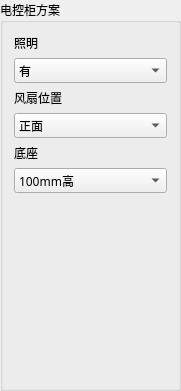
       <widget class="QGroupBox" name="groupBox_51">
        <property name="geometry">
         <rect>
          <x>670</x>
          <y>20</y>
          <width>181</width>
          <height>391</height>
         </rect>
        </property>
        <property name="font">
         <font>
          <family>微软雅黑</family>
         </font>
        </property>
        <property name="title">
         <string>电控柜方案</string>
        </property>
        <layout class="QVBoxLayout" name="verticalLayout_5">
         <item>
          <widget class="QLabel" name="label_83">
           <property name="sizePolicy">
            <sizepolicy hsizetype="Preferred" vsizetype="Preferred">
             <horstretch>0</horstretch>
             <verstretch>0</verstretch>
            </sizepolicy>
           </property>
           <property name="font">
            <font>
             <family>微软雅黑</family>
            </font>
           </property>
           <property name="text">
            <string>照明</string>
           </property>
          </widget>
         </item>
         <item>
          <widget class="QComboBox" name="comboBox_83">
           <property name="sizePolicy">
            <sizepolicy hsizetype="Preferred" vsizetype="Preferred">
             <horstretch>0</horstretch>
             <verstretch>0</verstretch>
            </sizepolicy>
           </property>
           <property name="font">
            <font>
             <family>微软雅黑</family>
            </font>
           </property>
           <item>
            <property name="text">
             <string>有</string>
            </property>
           </item>
           <item>
            <property name="text">
             <string>无</string>
            </property>
           </item>
           <item>
            <property name="text">
             <string>工厂定义</string>
            </property>
           </item>
          </widget>
         </item>
         <item>
          <widget class="QLabel" name="label_84">
           <property name="sizePolicy">
            <sizepolicy hsizetype="Preferred" vsizetype="Preferred">
             <horstretch>0</horstretch>
             <verstretch>0</verstretch>
            </sizepolicy>
           </property>
           <property name="font">
            <font>
             <family>微软雅黑</family>
            </font>
           </property>
           <property name="text">
            <string>风扇位置</string>
           </property>
          </widget>
         </item>
         <item>
          <widget class="QComboBox" name="comboBox_84">
           <property name="sizePolicy">
            <sizepolicy hsizetype="Preferred" vsizetype="Preferred">
             <horstretch>0</horstretch>
             <verstretch>0</verstretch>
            </sizepolicy>
           </property>
           <property name="font">
            <font>
             <family>微软雅黑</family>
            </font>
           </property>
           <item>
            <property name="text">
             <string>正面</string>
            </property>
           </item>
           <item>
            <property name="text">
             <string>侧面</string>
            </property>
           </item>
           <item>
            <property name="text">
             <string>顶部</string>
            </property>
           </item>
           <item>
            <property name="text">
             <string>其它</string>
            </property>
           </item>
           <item>
            <property name="text">
             <string>工厂定义</string>
            </property>
           </item>
          </widget>
         </item>
         <item>
          <widget class="QLabel" name="label_85">
           <property name="sizePolicy">
            <sizepolicy hsizetype="Preferred" vsizetype="Preferred">
             <horstretch>0</horstretch>
             <verstretch>0</verstretch>
            </sizepolicy>
           </property>
           <property name="font">
            <font>
             <family>微软雅黑</family>
            </font>
           </property>
           <property name="text">
            <string>底座 </string>
           </property>
          </widget>
         </item>
         <item>
          <widget class="QComboBox" name="comboBox_85">
           <property name="sizePolicy">
            <sizepolicy hsizetype="Preferred" vsizetype="Preferred">
             <horstretch>0</horstretch>
             <verstretch>0</verstretch>
            </sizepolicy>
           </property>
           <property name="font">
            <font>
             <family>微软雅黑</family>
            </font>
           </property>
           <item>
            <property name="text">
             <string>100mm高</string>
            </property>
           </item>
           <item>
            <property name="text">
             <string>200mm高</string>
            </property>
           </item>
           <item>
            <property name="text">
             <string>无</string>
            </property>
           </item>
          </widget>
         </item>
         <item>
          <spacer name="verticalSpacer_4">
           <property name="orientation">
            <enum>Qt::Vertical</enum>
           </property>
           <property name="sizeHint" stdset="0">
            <size>
             <width>20</width>
             <height>40</height>
            </size>
           </property>
          </spacer>
         </item>
        </layout>
       </widget>
